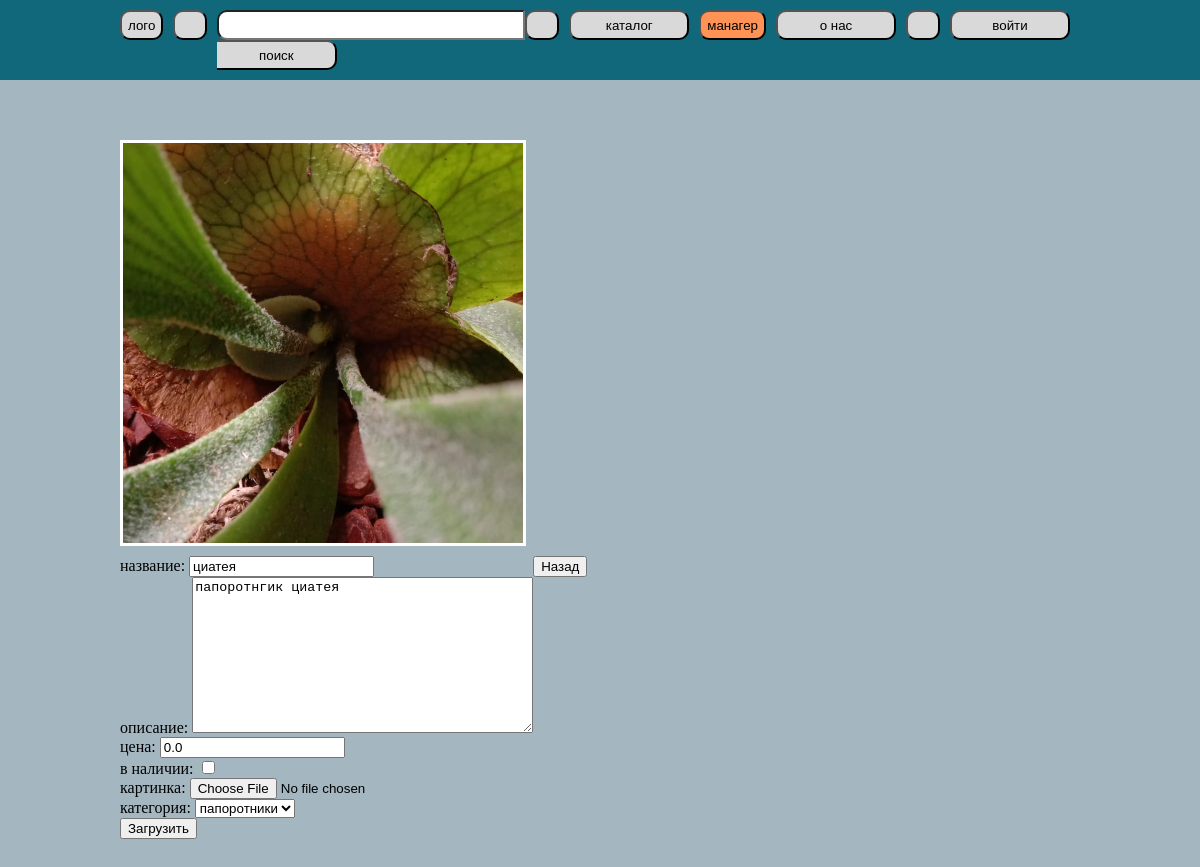
/manage/update/4/, run on the app's committed database.
### bazaapp/models.py (models this page shows, shortened)
class Product(models.Model):
    title = models.CharField(max_length=20)
    tekst = models.TextField()
    price = models.FloatField(default = 0.0)
    data_create = models.DateTimeField(auto_now_add = True)
    vnalicii = models.BooleanField()
    image = models.ImageField(null = True, upload_to='images')
    category = models.ForeignKey(Category, on_delete=models.CASCADE)

### bazaapp/views.py (the view)
# urls.py: path('manage/update/<int:pk>/', ProductUpdate.as_view(), name= 'product_update'),
class ProductUpdate(UpdateView):
    form_class = ProductForm
    model = Product
    template_name = 'product_edit.html'

### bazaapp/forms.py
class ProductForm(forms.ModelForm):
    class Meta:
        model = Product
        fields = ['title', 'tekst', 'price', 'vnalicii', 'image', 'category']
        labels = {
            'title': 'название',
            'tekst': 'описание',
            'price': 'цена',
            'vnalicii': 'в наличии',
            'image': 'картинка',
            'category': 'категория'
        }
        widgets = {
            'image': forms.FileInput(),
        }

### bazaapp/models.py (called while the page is built)
    def __str__(self):
        return f'{self.namecat}'

### templates/product_edit.html (shortened to what this page needs)
{% extends 'flatpages/default.html' %}
{% block 6 %}<button class="buttonactive">манагер</button> {% endblock 6 %}
{% block content %}
<div class="products">
<div class="container">
    <div class="item_product2"><div class="item_product"><div class="image" style="background-image: url(/media/{{ product.image }})"></div></div></div>
    <div class="products-content">
<form method="post" enctype="multipart/form-data">
   {{ form.as_p }}
  <button type="submit">Загрузить</button>
</form>
<form action="{{request.META.HTTP_REFERER}}"><button>Назад</button></form>
    </div>
</div>
</div>
{% endblock content %}

### static/css/styles2.css (style rules this page uses)
body { margin: 0px; padding: 0px; background-color: #A4B6C0; }
p { margin: 0px; padding: 0px; }
.container { width: 80%; margin: 0px auto; }
nav button { border-radius: 10px; width: 120px; height: 30px; background-color: #D9D9D9; margin: 0px 10px 0px 0px; }
.buttonactive { background-color: #FF9255; }
.products { padding: 50px 0; }
.products-content { display: flex; flex-wrap: wrap; justify-content: flex-start; }
.products .image { width:200px; height:200px; background-size: cover; background-position: center center; background-repeat: no-repeat; border: 3px solid #ffffff; }
.item_product2 { padding: 10px 0; }
.item_product { display: flex; flex-wrap: wrap; justify-content: flex-start; }
.item_product .image { width:400px; height:400px; background-size: cover; background-position: center center; background-repeat: no-repeat; border: 3px solid #ffffff; }

### data on the page
Product: image (picture), title "циатея", tekst "папоротнгик циатея", price "0.0", category "папоротники"
